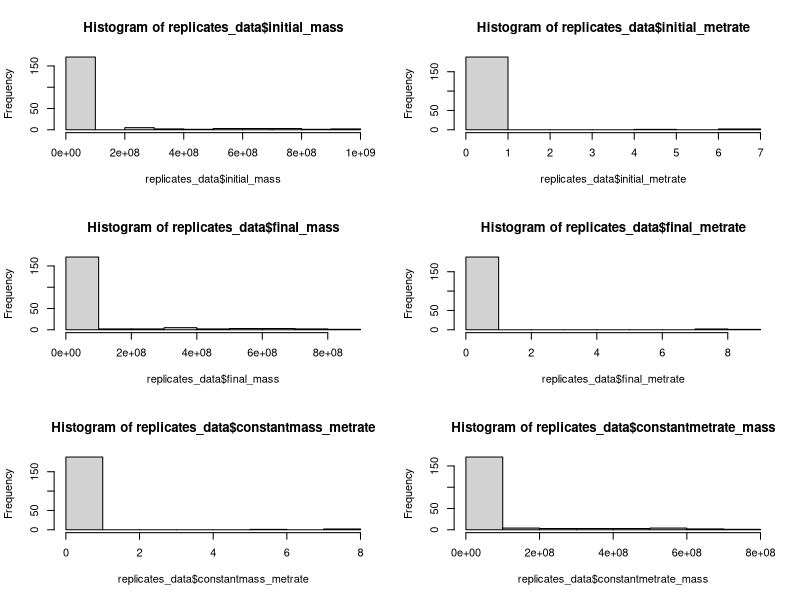
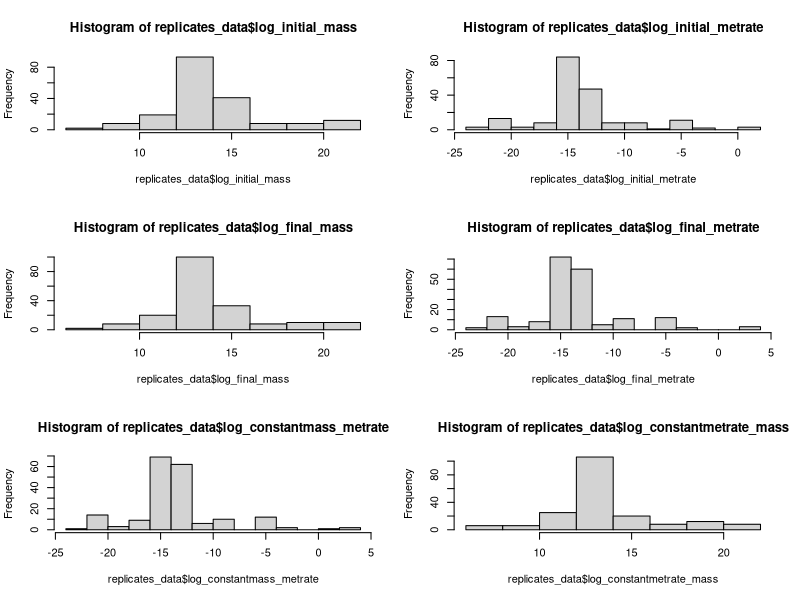
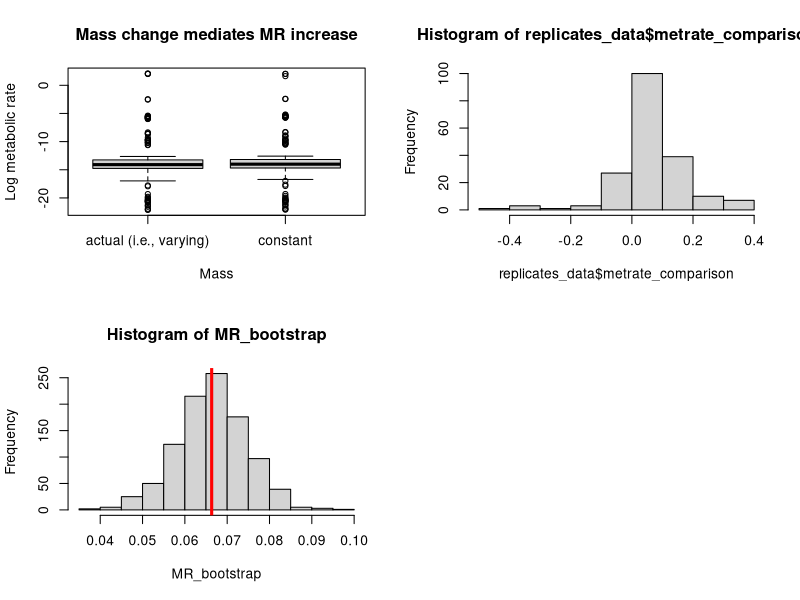
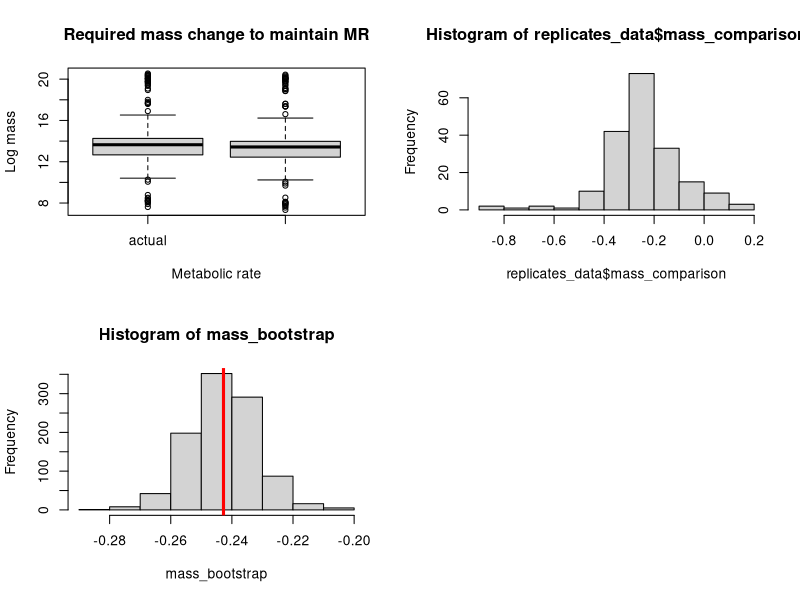
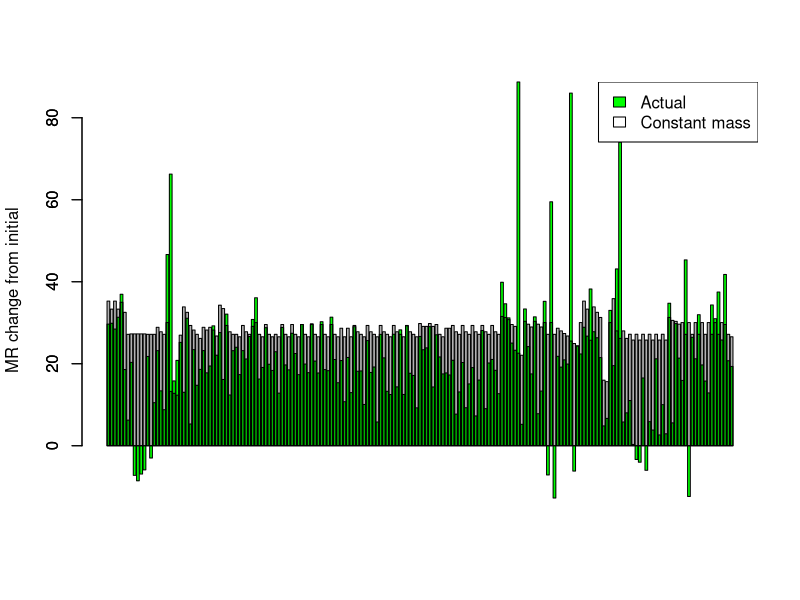
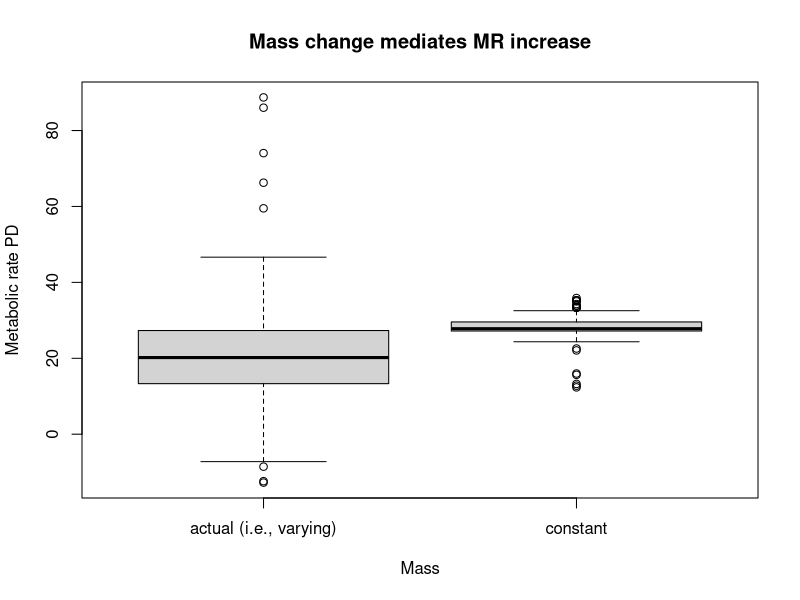
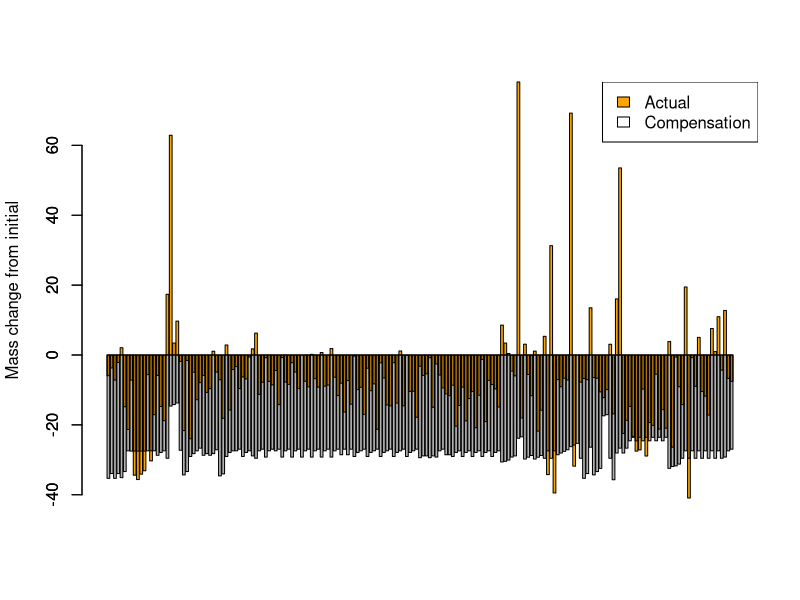
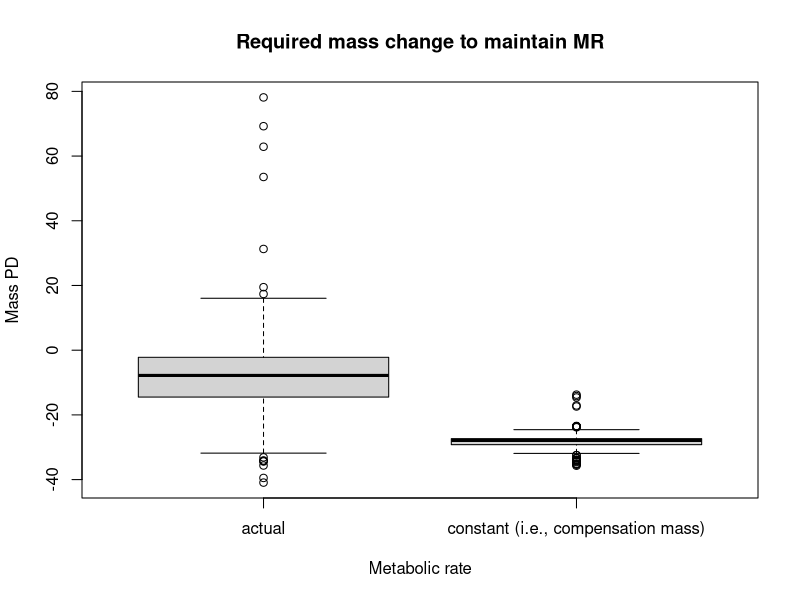

Write the R code that produced these figures, in order.
# Read in clean data
replicates_data = read.csv("clean_data_MTEecto.csv")

#--------------------NORMALITY OF MASS & MR VALUES-------------------------

# Look at distributions of all mass and metabolic rate values
par(mfrow = c(3, 2))
hist(replicates_data$initial_mass)
hist(replicates_data$initial_metrate)
hist(replicates_data$final_mass)
hist(replicates_data$final_metrate)
hist(replicates_data$constantmass_metrate)
hist(replicates_data$constantmetrate_mass)

# Generate list of normality test p-values for all mass and MR values
IM_norm = shapiro.test(replicates_data$initial_mass)
IMR_norm = shapiro.test(replicates_data$initial_metrate)
FM_norm = shapiro.test(replicates_data$final_mass)
FMR_norm = shapiro.test(replicates_data$final_metrate)
CMR_norm = shapiro.test(replicates_data$constantmass_metrate)
CM_norm = shapiro.test(replicates_data$constantmetrate_mass)

non_trans = c(IM_norm$p.value, IMR_norm$p.value, FM_norm$p.value, FMR_norm$p.value, CMR_norm$p.value, CM_norm$p.value)

#-----------------NORMALITY OF TRANSFORMED MASS & MR VALUES--------------------

# Log transform all metabolic rate & mass values
replicates_data$log_initial_mass = log(replicates_data$initial_mass)
replicates_data$log_initial_metrate = log(replicates_data$initial_metrate)
replicates_data$log_final_mass = log(replicates_data$final_mass)
replicates_data$log_final_metrate = log(replicates_data$final_metrate)
replicates_data$log_constantmass_metrate = log(replicates_data$constantmass_metrate)
replicates_data$log_constantmetrate_mass = log(replicates_data$constantmetrate_mass)

# Histograms of transformed values
par(mfrow = c(3, 2))
hist(replicates_data$log_initial_mass)
hist(replicates_data$log_initial_metrate)
hist(replicates_data$log_final_mass)
hist(replicates_data$log_final_metrate)
hist(replicates_data$log_constantmass_metrate)
hist(replicates_data$log_constantmetrate_mass)

# Add log transformed values to normality test p-values list
LIM_norm = shapiro.test(replicates_data$log_initial_mass)
LIMR_norm = shapiro.test(replicates_data$log_initial_metrate)
LFM_norm = shapiro.test(replicates_data$log_final_mass)
LFMR_norm = shapiro.test(replicates_data$log_final_metrate)
LCMR_norm = shapiro.test(replicates_data$log_constantmass_metrate)
LCM_norm = shapiro.test(replicates_data$log_constantmetrate_mass)

trans = c(LIM_norm$p.value, LIM_norm$p.value, LFM_norm$p.value, LFMR_norm$p.value, LCMR_norm$p.value, LCM_norm$p.value)
norm_pvalues = data.frame(non_trans, trans)

#------------------DIFFERENCES IN TRANSFORMED FINAL & CONSTANT VALUES--------------

par(mfrow = c(2, 2))
# Comparison of final and constant mass transformed metabolic rates
# Positive values mean MR is greater when mass does not vary
# Bootstrap gets distribution of average log difference to check that value
t.test(replicates_data$log_final_metrate, replicates_data$log_constantmass_metrate, paired = TRUE)
boxplot(replicates_data$log_final_metrate, replicates_data$log_constantmass_metrate, main = "Mass change mediates MR increase", xlab = "Mass", ylab = "Log metabolic rate", names = c("actual (i.e., varying)", "constant"))
replicates_data$metrate_comparison = replicates_data$log_constantmass_metrate - replicates_data$log_final_metrate
mean(replicates_data$metrate_comparison)
hist(replicates_data$metrate_comparison)
MR_bootstrap = replicate(1000, {
  boot_rows = sample.int(nrow(replicates_data), replace = TRUE)
  boot_dataset = replicates_data[boot_rows, ]
  mean(log(boot_dataset$constantmass_metrate) - log(boot_dataset$final_metrate))
}
)
hist(MR_bootstrap)
abline(v = mean(replicates_data$metrate_comparison), lwd = 3, col = "red")

par(mfrow = c(2, 2))
# Comparison of final and constant MR transformed masses
# Negative values mean mass would have to be much smaller for MR to be maintained
# Bootstrap gets distribution of average log difference to check that value
t.test(replicates_data$log_final_mass, replicates_data$log_constantmetrate_mass, paired = TRUE)
boxplot(replicates_data$log_final_mass, replicates_data$log_constantmetrate_mass, main = "Required mass change to maintain MR", xlab = "Metabolic rate", ylab = "Log mass", names = c("actual", "constant (i.e., compensation mass)"))
replicates_data$mass_comparison = replicates_data$log_constantmetrate_mass - replicates_data$log_final_mass
mean(replicates_data$mass_comparison)
hist(replicates_data$mass_comparison)
mass_bootstrap = replicate(1000, {
  boot_rows = sample.int(nrow(replicates_data), replace = TRUE)
  boot_dataset = replicates_data[boot_rows, ]
  mean(log(boot_dataset$constantmetrate_mass) - log(boot_dataset$final_mass))
  }
)
hist(mass_bootstrap)
abline(v = mean(replicates_data$mass_comparison), lwd = 3, col = "red")

#-----------PERCENT DIFFERENCES OF MASS & MR VALUES TO INCLUDE INITIAL----------

# Percent differences for metabolic rates
# 1: initial to final (empirical), expect increase
# 2: initial to constant mass (theoretical), expect increase
# 3: final to constant mass, expect increase
replicates_data$PD_1 = ((replicates_data$final_metrate / replicates_data$initial_metrate) - 1) * 100
replicates_data$PD_2 = ((replicates_data$constantmass_metrate / replicates_data$initial_metrate) - 1) * 100
replicates_data$PD_3 = ((replicates_data$constantmass_metrate / replicates_data$final_metrate) - 1) * 100

# Percent differences for masses
# 4: initial to final (empirical), expect decrease
# 5: initial to constant metabolic rate (theoretical), expect decrease
# 6: final to constant metabolic rate, expect decrease
replicates_data$PD_4 = ((replicates_data$final_mass / replicates_data$initial_mass) - 1) * 100
replicates_data$PD_5 = ((replicates_data$constantmetrate_mass / replicates_data$initial_mass) - 1) * 100
replicates_data$PD_6 = ((replicates_data$constantmetrate_mass / replicates_data$final_mass) - 1) * 100

# Metabolic rate PD comparison for each observationn
par(mfrow = c(1, 1))
barplot(replicates_data$PD_1, col = "green", ylab = "MR change from initial")
barplot(replicates_data$PD_2, col = rgb(0, 0, 0, alpha = 0.3), add = TRUE)
legend("topright", c("Actual", "Constant mass"), fill = c("green", "white"))

# Metabolic rate PD comparison for actual and constant mass conditions
boxplot(replicates_data$PD_1, replicates_data$PD_2, main = "Mass change mediates MR increase", xlab = "Mass", ylab = "Metabolic rate PD", names = c("actual (i.e., varying)", "constant"))

# Mass PD comparison for each observationn
barplot(replicates_data$PD_4, col = "orange", ylab = "Mass change from initial")
barplot(replicates_data$PD_5, col = rgb(0, 0, 0, alpha = 0.3), add = TRUE)
legend("topright", c("Actual", "Compensation"), fill = c("orange", "white"))

# Mass PD comparison for actual and constant metabolic rate conditions
boxplot(replicates_data$PD_4, replicates_data$PD_5, main = "Required mass change to maintain MR", xlab = "Metabolic rate", ylab = "Mass PD", names = c("actual", "constant (i.e., compensation mass)"))

# ------------------Mixed model----------

library(lme4)

replicates_data$releveled_class = relevel(factor(replicates_data$Class), "Insecta")

replicates_data$paper_id = gsub("[A-Z]$", "", as.character(replicates_data$studyID))

summary(lmer(mass_comparison ~ (1|studyID), data = replicates_data))
summary(lmer(mass_comparison ~ (1|species), data = replicates_data))
summary(lmer(mass_comparison ~ releveled_class + (1|species), data = replicates_data))

summary(lmer(mass_comparison ~ releveled_class + (1|species) + (1|paper_id), data = replicates_data))

# Don't publish based on these numbers
round(ranef(lmer(mass_comparison ~ releveled_class + (1|species), data = replicates_data))[[1]], 3)

#---------------------SPECIES VALUES------------------------

# Create species dataset
# This code is way awful
library(dplyr)

# Get columns for averages
species_data = replicates_data %>%
  group_by(species) %>%
  #summarise(count = n())
  summarise_each(funs(mean), initial_mass, final_mass, initial_metrate, final_metrate, 
                 constantmass_metrate, constantmetrate_mass, PD_1, PD_2, PD_3, PD_4, PD_5, PD_6) 

# Add in species occurrence values
occurrences = replicates_data %>%
  group_by(species) %>%
  summarise(count = n())

species_data$occurrences = occurrences$count

# Add log transformed values to species dataset
species_data$log_initial_mass = log(species_data$initial_mass)
species_data$log_initial_metrate = log(species_data$initial_metrate)
species_data$log_final_mass = log(species_data$final_mass)
species_data$log_final_metrate = log(species_data$final_metrate)
species_data$log_constantmass_metrate = log(species_data$constantmass_metrate)
species_data$log_constantmetrate_mass = log(species_data$constantmetrate_mass)
